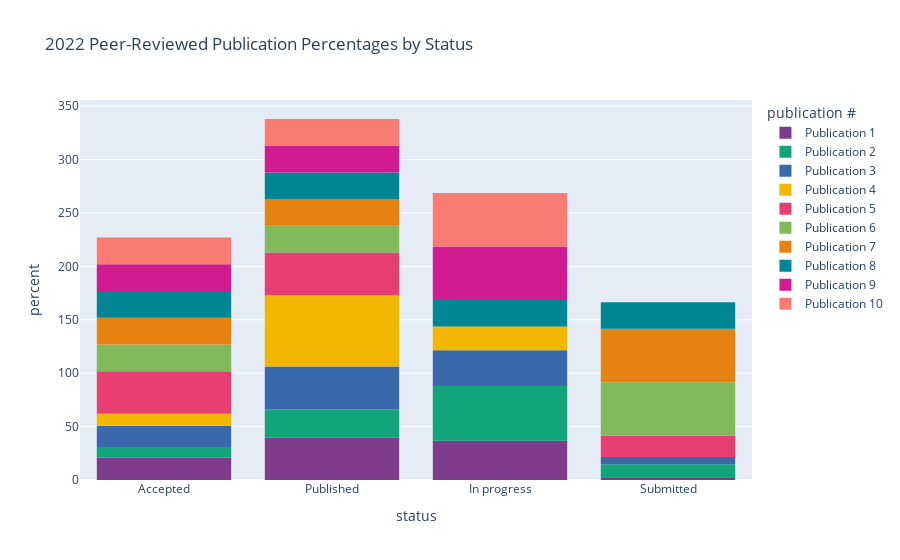

Source (notebook cell):
### Code cell
# Plot the publication distribution, subset by status

publications_fig = px.histogram(pubs, color_discrete_sequence=pubs_color_palette, \
    title='2022 Peer-Reviewed Publication Percentages by Status', histnorm='percent',
    labels={'variable': 'publication #', 'value': 'status'})
publications_fig.update_layout(xaxis_title='status')
# publications_fig.update_traces(
#     hovertemplate='publiction #: %{}<br>status: %{x}<br>percent: %{y:.2f}',
# )

### Figure 1 — Plotly figure (JSON) as saved in the notebook; plotly's stock layout.template omitted (floating-point values rounded to 4 significant figures)
{"data": [{"alignmentgroup": "True", "bingroup": "x", "histnorm": "percent", "hovertemplate": "publication #=Publication 1<br>status=%{x}<br>percent=%{y}<extra></extra>", "legendgroup": "Publication 1", "marker": {"color": "rgb(127, 60, 141)", "pattern": {"shape": ""}}, "name": "Publication 1", "offsetgroup": "Publication 1", "orientation": "v", "showlegend": true, "type": "histogram", "x": ["Accepted", "Accepted", "Published", "In progress", null, null, "In progress", "In progress", "In progress", null, null, "Published", "In progress", "Accepted", "Published", "Published", "Accepted", null, null, "In progress", null, "In progress", "Published", "Accepted", "Published", null, "Submitted", "In progress", "Published", "Published", "In progress", "Accepted", "In progress", "Published", "In progress", "Accepted", null, "In progress", "Published", "In progress", "Published", "Accepted", "Accepted", "Accepted", null, "Accepted", "In progress", "Published", "Published", null, "In progress", null, null, "In progress", null, "Accepted", "Published", "Published", null, "In progress", "Published", null, "In progress", "Accepted", null, null, null, "In progress", null, null, null, null, "Published", "Published", "Published", null, "Published", null, "Submitted", "In progress", "Published", null, "In progress", "Published", "In progress", "In progress", "Published", "In progress", "Published", "Accepted", "In progress", "Published", null, "Published", "Published", null, "Accepted", "In progress", "Accepted", "In progress", "Published", "In progress", "Published", "Published"], "xaxis": "x", "yaxis": "y"}, {"alignmentgroup": "True", "bingroup": "x", "histnorm": "percent", "hovertemplate": "publication #=Publication 2<br>status=%{x}<br>percent=%{y}<extra></extra>", "legendgroup": "Publication 2", "marker": {"color": "rgb(17, 165, 121)", "pattern": {"shape": ""}}, "name": "Publication 2", "offsetgroup": "Publication 2", "orientation": "v", "showlegend": true, "type": "histogram", "x": [null, "Submitted", null, "In progress", null, null, "In progress", null, null, null, null, "Published", null, "Accepted", "Submitted", "Submitted", "In progress", null, null, null, null, "In progress", "Published", "In progress", "Published", null, null, null, "Submitted", null, "In progress", "Accepted", "In progress", "Published", "In progress", "In progress", null, null, "In progress", null, "Published", null, "Accepted", null, null, "In progress", null, null, "Published", null, "In progress", null, null, "In progress", null, "In progress", "In progress", "In progress", null, null, "In progress", null, null, null, null, null, null, null, null, null, null, null, "Published", "Accepted", null, null, "Published", null, null, null, "Submitted", null, null, "Published", "In progress", null, null, null, null, "In progress", null, "Published", null, null, "Published", null, null, null, "In progress", null, null, null, "In progress", null], "xaxis": "x", "yaxis": "y"}, {"alignmentgroup": "True", "bingroup": "x", "histnorm": "percent", "hovertemplate": "publication #=Publication 3<br>status=%{x}<br>percent=%{y}<extra></extra>", "legendgroup": "Publication 3", "marker": {"color": "rgb(57, 105, 172)", "pattern": {"shape": ""}}, "name": "Publication 3", "offsetgroup": "Publication 3", "orientation": "v", "showlegend": true, "type": "histogram", "x": [null, null, null, null, null, null, null, null, null, null, null, "In progress", null, "In progress", null, "In progress", null, null, null, null, null, null, "Published", null, null, null, null, null, "In progress", null, null, "Accepted", null, "Published", null, "In progress", null, null, null, null, "Published", null, "Accepted", null, null, null, null, null, "Submitted", null, null, null, null, null, null, null, null, null, null, null, null, null, null, null, null, null, null, null, null, null, null, null, "Published", "Accepted", null, null, null, null, null, null, null, null, null, "Published", null, null, null, null, null, null, null, "Published", null, null, null, null, null, null, null, null, null, null, null, null], "xaxis": "x", "yaxis": "y"}, {"alignmentgroup": "True", "bingroup": "x", "histnorm": "percent", "hovertemplate": "publication #=Publication 4<br>status=%{x}<br>percent=%{y}<extra></extra>", "legendgroup": "Publication 4", "marker": {"color": "rgb(242, 183, 1)", "pattern": {"shape": ""}}, "name": "Publication 4", "offsetgroup": "Publication 4", "orientation": "v", "showlegend": true, "type": "histogram", "x": [null, null, null, null, null, null, null, null, null, null, null, null, null, "In progress", null, null, null, null, null, null, null, null, "Published", null, null, null, null, null, null, null, null, "In progress", null, "Published", null, null, null, null, null, null, "Published", null, "Accepted", null, null, null, null, null, null, null, null, null, null, null, null, null, null, null, null, null, null, null, null, null, null, null, null, null, null, null, null, null, "Published", "Published", null, null, null, null, null, null, null, null, null, "Published", null, null, null, null, null, null, null, null, null, null, null, null, null, null, null, null, null, null, null, null], "xaxis": "x", "yaxis": "y"}, {"alignmentgroup": "True", "bingroup": "x", "histnorm": "percent", "hovertemplate": "publication #=Publication 5<br>status=%{x}<br>percent=%{y}<extra></extra>", "legendgroup": "Publication 5", "marker": {"color": "rgb(231, 63, 116)", "pattern": {"shape": ""}}, "name": "Publication 5", "offsetgroup": "Publication 5", "orientation": "v", "showlegend": true, "type": "histogram", "x": [null, null, null, null, null, null, null, null, null, null, null, null, null, null, null, null, null, null, null, null, null, null, null, null, null, null, null, null, null, null, null, "Accepted", null, "Submitted", null, null, null, null, null, null, "Published", null, "Accepted", null, null, null, null, null, null, null, null, null, null, null, null, null, null, null, null, null, null, null, null, null, null, null, null, null, null, null, null, null, null, null, null, null, null, null, null, null, null, null, null, "Published", null, null, null, null, null, null, null, null, null, null, null, null, null, null, null, null, null, null, null, null], "xaxis": "x", "yaxis": "y"}, {"alignmentgroup": "True", "bingroup": "x", "histnorm": "percent", "hovertemplate": "publication #=Publication 6<br>status=%{x}<br>percent=%{y}<extra></extra>", "legendgroup": "Publication 6", "marker": {"color": "rgb(128, 186, 90)", "pattern": {"shape": ""}}, "name": "Publication 6", "offsetgroup": "Publication 6", "orientation": "v", "showlegend": true, "type": "histogram", "x": [null, null, null, null, null, null, null, null, null, null, null, null, null, null, null, null, null, null, null, null, null, null, null, null, null, null, null, null, null, null, null, "Accepted", null, "Submitted", null, null, null, null, null, null, null, null, "Submitted", null, null, null, null, null, null, null, null, null, null, null, null, null, null, null, null, null, null, null, null, null, null, null, null, null, null, null, null, null, null, null, null, null, null, null, null, null, null, null, null, "Published", null, null, null, null, null, null, null, null, null, null, null, null, null, null, null, null, null, null, null, null], "xaxis": "x", "yaxis": "y"}, {"alignmentgroup": "True", "bingroup": "x", "histnorm": "percent", "hovertemplate": "publication #=Publication 7<br>status=%{x}<br>percent=%{y}<extra></extra>", "legendgroup": "Publication 7", "marker": {"color": "rgb(230, 131, 16)", "pattern": {"shape": ""}}, "name": "Publication 7", "offsetgroup": "Publication 7", "orientation": "v", "showlegend": true, "type": "histogram", "x": [null, null, null, null, null, null, null, null, null, null, null, null, null, null, null, null, null, null, null, null, null, null, null, null, null, null, null, null, null, null, null, "Accepted", null, "Submitted", null, null, null, null, null, null, null, null, "Submitted", null, null, null, null, null, null, null, null, null, null, null, null, null, null, null, null, null, null, null, null, null, null, null, null, null, null, null, null, null, null, null, null, null, null, null, null, null, null, null, null, "Published", null, null, null, null, null, null, null, null, null, null, null, null, null, null, null, null, null, null, null, null], "xaxis": "x", "yaxis": "y"}, {"alignmentgroup": "True", "bingroup": "x", "histnorm": "percent", "hovertemplate": "publication #=Publication 8<br>status=%{x}<br>percent=%{y}<extra></extra>", "legendgroup": "Publication 8", "marker": {"color": "rgb(0, 134, 149)", "pattern": {"shape": ""}}, "name": "Publication 8", "offsetgroup": "Publication 8", "orientation": "v", "showlegend": true, "type": "histogram", "x": [null, null, null, null, null, null, null, null, null, null, null, null, null, null, null, null, null, null, null, null, null, null, null, null, null, null, null, null, null, null, null, "Accepted", null, "Submitted", null, null, null, null, null, null, null, null, "In progress", null, null, null, null, null, null, null, null, null, null, null, null, null, null, null, null, null, null, null, null, null, null, null, null, null, null, null, null, null, null, null, null, null, null, null, null, null, null, null, null, "Published", null, null, null, null, null, null, null, null, null, null, null, null, null, null, null, null, null, null, null, null], "xaxis": "x", "yaxis": "y"}, {"alignmentgroup": "True", "bingroup": "x", "histnorm": "percent", "hovertemplate": "publication #=Publication 9<br>status=%{x}<br>percent=%{y}<extra></extra>", "legendgroup": "Publication 9", "marker": {"color": "rgb(207, 28, 144)", "pattern": {"shape": ""}}, "name": "Publication 9", "offsetgroup": "Publication 9", "orientation": "v", "showlegend": true, "type": "histogram", "x": [null, null, null, null, null, null, null, null, null, null, null, null, null, null, null, null, null, null, null, null, null, null, null, null, null, null, null, null, null, null, null, "Accepted", null, "In progress", null, null, null, null, null, null, null, null, "In progress", null, null, null, null, null, null, null, null, null, null, null, null, null, null, null, null, null, null, null, null, null, null, null, null, null, null, null, null, null, null, null, null, null, null, null, null, null, null, null, null, "Published", null, null, null, null, null, null, null, null, null, null, null, null, null, null, null, null, null, null, null, null], "xaxis": "x", "yaxis": "y"}, {"alignmentgroup": "True", "bingroup": "x", "histnorm": "percent", "hovertemplate": "publication #=Publication 10<br>status=%{x}<br>percent=%{y}<extra></extra>", "legendgroup": "Publication 10", "marker": {"color": "rgb(249, 123, 114)", "pattern": {"shape": ""}}, "name": "Publication 10", "offsetgroup": "Publication 10", "orientation": "v", "showlegend": true, "type": "histogram", "x": [null, null, null, null, null, null, null, null, null, null, null, null, null, null, null, null, null, null, null, null, null, null, null, null, null, null, null, null, null, null, null, "Accepted", null, "In progress", null, null, null, null, null, null, null, null, "In progress", null, null, null, null, null, null, null, null, null, null, null, null, null, null, null, null, null, null, null, null, null, null, null, null, null, null, null, null, null, null, null, null, null, null, null, null, null, null, null, null, "Published", null, null, null, null, null, null, null, null, null, null, null, null, null, null, null, null, null, null, null, null], "xaxis": "x", "yaxis": "y"}], "layout": {"barmode": "relative", "legend": {"title": {"text": "publication #"}, "tracegroupgap": 0}, "title": {"text": "2022 Peer-Reviewed Publication Percentages by Status"}, "xaxis": {"anchor": "y", "domain": [0, 1], "title": {"text": "status"}}, "yaxis": {"anchor": "x", "domain": [0, 1], "title": {"text": "percent"}}}}
